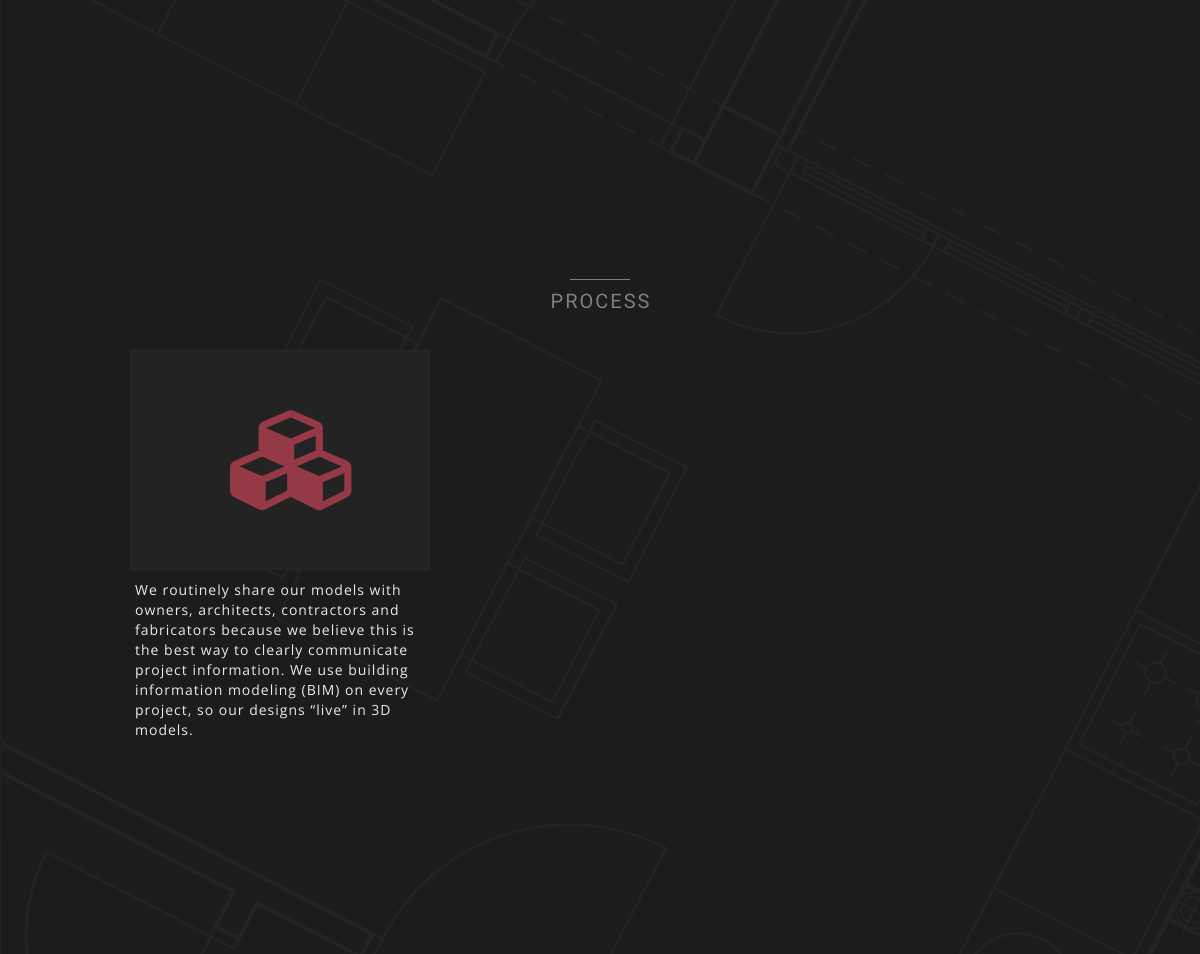
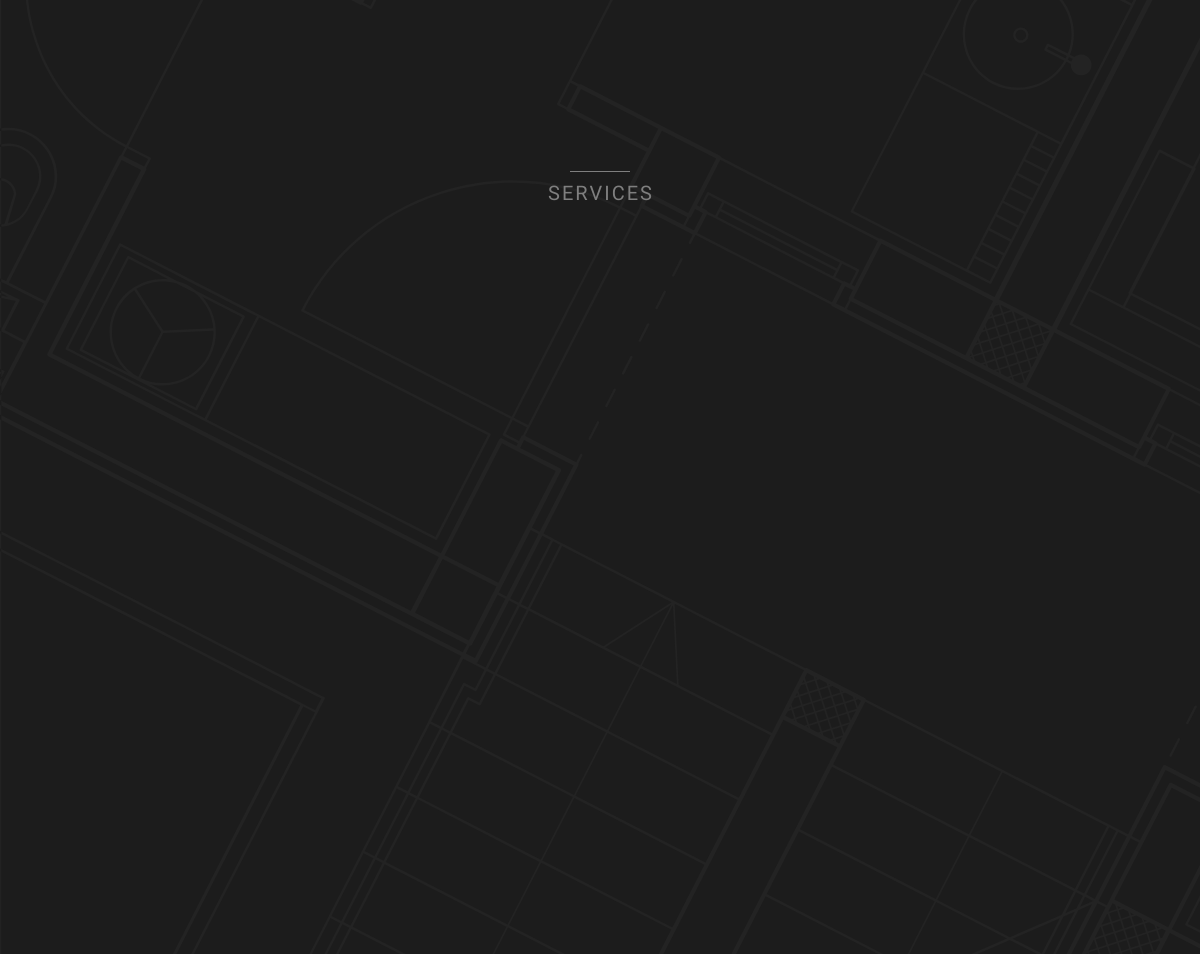
The app's page / (middle part), older data (2 pictures, top to bottom).
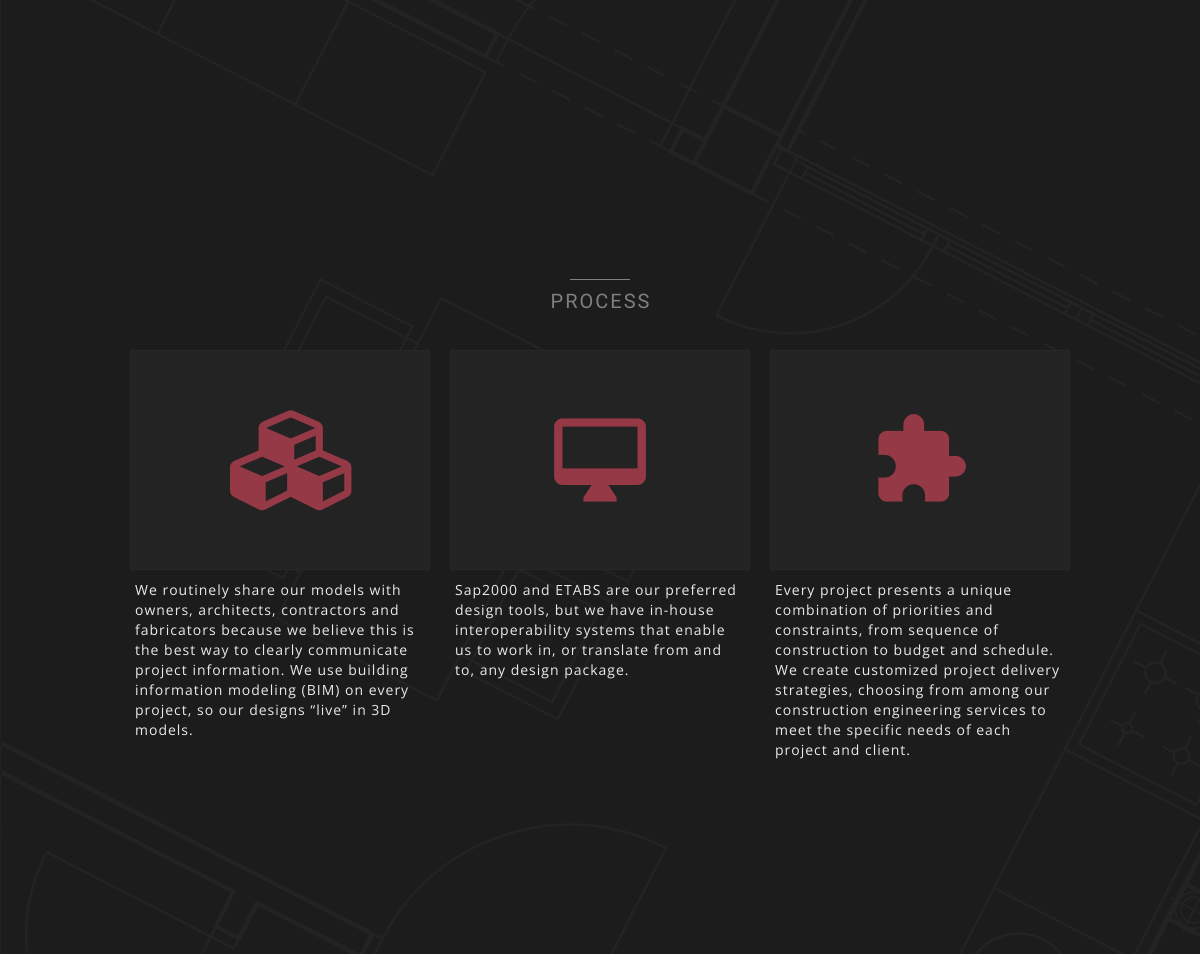
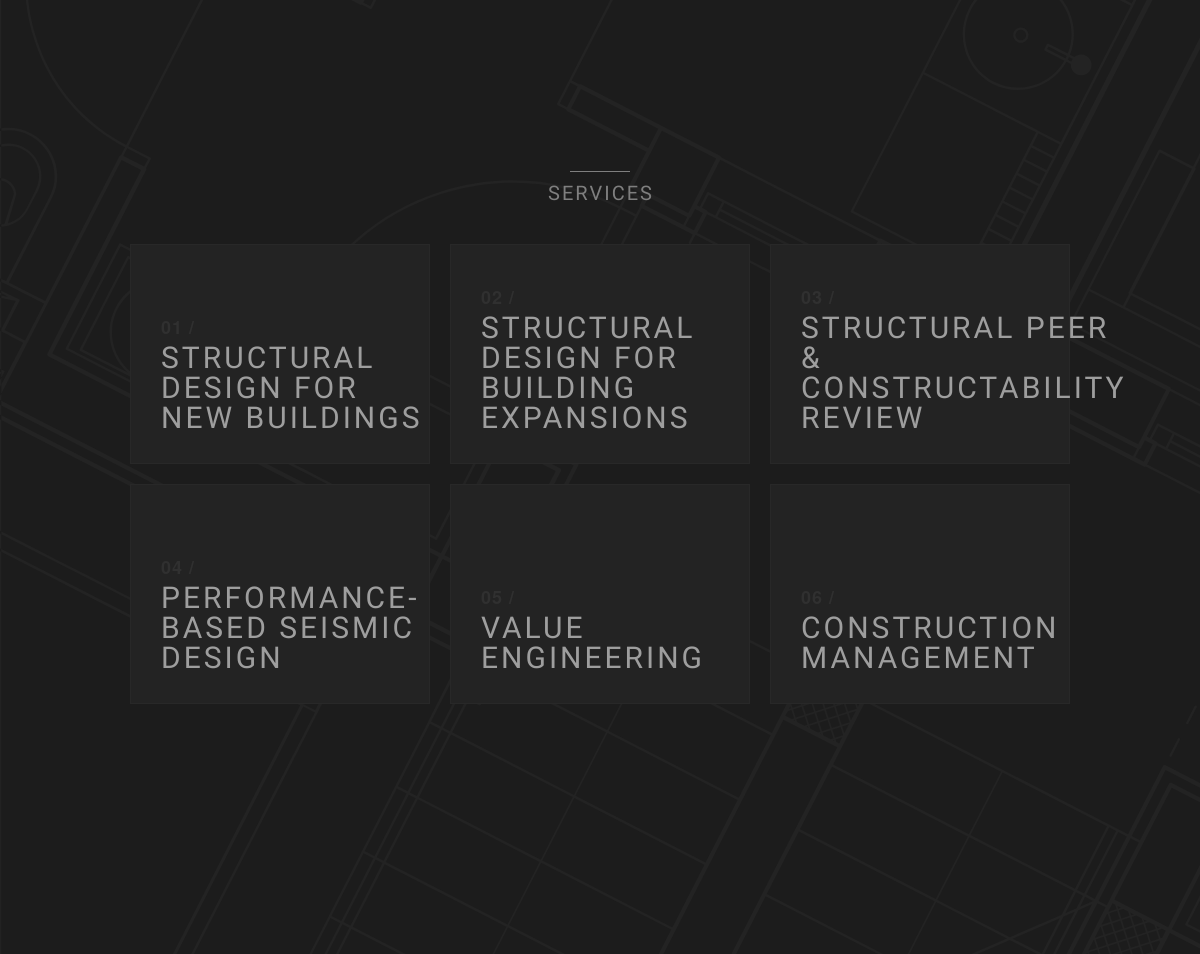
The same page, newer data (2 pictures, top to bottom).
### pages/models.py (models this page shows, shortened)
class Base(models.Model):
    created_at = models.DateTimeField(
        'Created date',
        auto_now_add=True,
    )
    updated_at = models.DateTimeField(
        'Modified date',
        auto_now=True
    )
    class Meta:
        abstract = True

class Process(Base):
    title = models.CharField(max_length=255)
    icon = models.CharField(max_length=100, blank=True)
    description = models.TextField()
    class Meta:
        verbose_name_plural = 'Process'

class Service(Base):
    title = models.CharField(max_length=255)
    description = models.TextField()

### pages/views.py (the view)
# urls.py: path('', page_views.IndexView.as_view(), name='index'),
class IndexView(TemplateView):
    template_name = 'pages/index.html'
    def get_context_data(self, *args, **kwargs):
        context = super().get_context_data(*args, **kwargs)
        context['company'] = models.Company.objects.all()[0]
        context['slide_list'] = models.Slide.objects.all()
        context['staff_list'] = models.Staff.objects.all()
        context['process_list'] = models.Process.objects.all()
        context['service_list'] = models.Service.objects.all()
        return context

### pages/templates/pages/index.html (shortened to what this page needs)
{% load static %}<!DOCTYPE html>
 <html class="no-js">
<head>
        <link rel="stylesheet" type="text/css" href="{% static 'css/font-awesome.min.css' %}">
        <link rel="stylesheet" type="text/css" href="{% static 'css/lib/jquery-ui.min.css' %}">
        <link rel="stylesheet" type="text/css" href="{% static 'css/main.css' %}">
        <link rel="stylesheet" type="text/css" href="{% static 'css/custom.css' %}">
    </head>
    <body class="relative">
        <div id="blueprints">
            <section id="about" class="relative">
            </section>
            <section id="process">
                <div class="container">
                    <div class="row">
                        <div class="span12 section-header">
                            <span class="title-bar"></span>
                            <h1>Process</h1>
                        </div>
                    </div>
                    <div class="row tiles">
                        {% for process in process_list %}
                        <div class="process-item">
                            <div class="tile">
                                <div class="symbol">
                                    {% autoescape off %}{{ process.icon }}{% endautoescape %}
                                </div>
                            </div>
                            <p>{{ process.description }}</p>
                        </div>
                        {% endfor %}
                    </div>
                </div>
            </section>
            <section id="services">
                <div class="relative hidden-phone">
                    <div class="container">
                        <div class="row">
                            <div class="span12 section-header">
                                <span class="title-bar"></span>
                                <h1>Services</h1>
                            </div>
                        </div>
                    </div>
                    <div class="content hover">
                        <div class="container tiles">
                            <div class="row hidden-phone" >
                                {% for service in service_list %}
                                <div class="tile" data-id="{{ forloop.counter0 }}">
                                    <div>
                                        {% if forloop.counter < 10 %}
                                        <p>0{{ forloop.counter }} /</p>
                                        {% else %}
                                        <p>{{ forloop.counter }} /</p>
                                        {% endif %}
                                        <h2>{{ service.title }}</h2>
                                    </div>
                                </div>
                                {% endfor %}
                            </div>
                        </div>
                    </div>
                </div>
            </section>
        </div>
    </body>
</html>

### static/css/custom.css (style rules this page uses)
.symbol .material-icons, .symbol .fa { font-size: 100px; font-weight: lighter; color: #963947; }

Row changes from the older to the newer data that the page shows:
added Process: description "Sap2000 and ETABS are our preferred design tools, but we have in-house interoperability systems that enable us to work in, or translate from and to, any design package."
added Process: description "Every project presents a unique combination of priorities and constraints, from sequence of construction to budget and schedule. We create customized project delivery strategies, choosing from among our construction engineering services to meet the specific needs of each project and client."
added Service: title "STRUCTURAL DESIGN FOR NEW BUILDINGS"
added Service: title "STRUCTURAL DESIGN FOR BUILDING EXPANSIONS"
added Service: title "STRUCTURAL PEER & CONSTRUCTABILITY REVIEW"
added Service: title "PERFORMANCE-BASED SEISMIC DESIGN"
added Service: title "VALUE ENGINEERING"
added Service: title "CONSTRUCTION MANAGEMENT"
